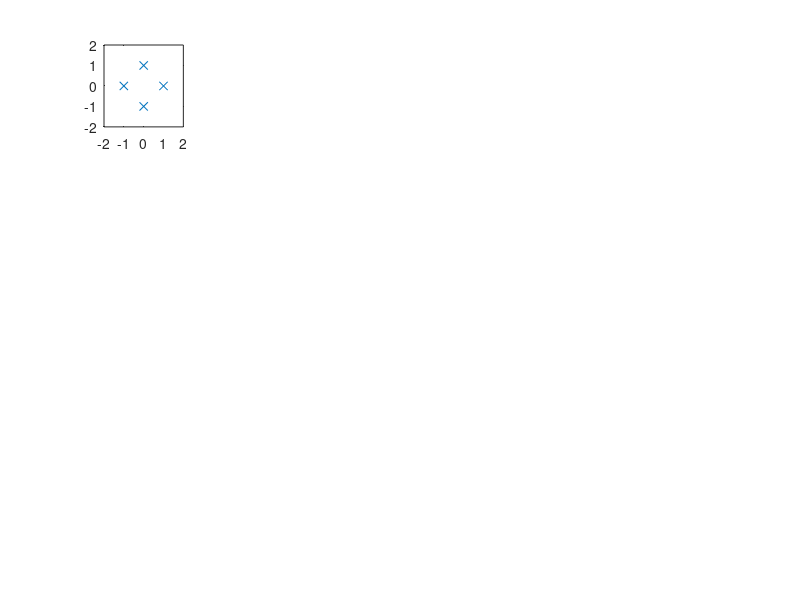

Reproduce this figure in MATLAB. (Note: this script raises an error after producing the figure.)
%% initialization
clc; clear; close all;

%% Setting
SNR = 0:5:30;
phase = [36, 18, 12, 9, 7.2, 6, 5.143, 4.5, 4, 3.6, 3.273, 3, 2.77, 2.571, 2.4, 2.25, 2.118, 2];
%% Create QPSK and Add Noise
M_Q = 4;
x_Q = (0:M_Q-1)';

mod_Q_5 = pskmod(x_Q, M_Q, pi/1); 
mod_Q_10 = pskmod(x_Q, M_Q, pi/18);
mod_Q_15 = pskmod(x_Q, M_Q, pi/12);
mod_Q_20 = pskmod(x_Q, M_Q, pi/9);
mod_Q_25 = pskmod(x_Q, M_Q, pi/7.2);
mod_Q_30 = pskmod(x_Q, M_Q, pi/6);
mod_Q_35 = pskmod(x_Q, M_Q, pi/5.143);
mod_Q_40 = pskmod(x_Q, M_Q, pi/4.5);
mod_Q_45 = pskmod(x_Q, M_Q, pi/4);
mod_Q_50 = pskmod(x_Q, M_Q, pi/3.6);
mod_Q_55 = pskmod(x_Q, M_Q, pi/3.273);
mod_Q_60 = pskmod(x_Q, M_Q, pi/3);
mod_Q_65 = pskmod(x_Q, M_Q, pi/2.77);
mod_Q_70 = pskmod(x_Q, M_Q, pi/2.571);
mod_Q_75 = pskmod(x_Q, M_Q, pi/2.4);
mod_Q_80 = pskmod(x_Q, M_Q, pi/2.25);
mod_Q_85 = pskmod(x_Q, M_Q, pi/2.118);
mod_Q_90 = pskmod(x_Q, M_Q, pi/2);
figure; 
subplot(4, 5, 1);
plot(real(mod_Q_5), imag(mod_Q_5), 'x');
axis([-2 2 -2 2]);
xline(0)
yline(0)
subplot(4, 5, 2);
plot(real(mod_Q_10), imag(mod_Q_10), 'x');
axis([-2 2 -2 2]);
xline(0)
yline(0)
subplot(4, 5, 3);
plot(real(mod_Q_15), imag(mod_Q_15), 'x');
axis([-2 2 -2 2]);
xline(0)
yline(0)
subplot(4, 5, 4);
plot(real(mod_Q_20), imag(mod_Q_20), 'x');
axis([-2 2 -2 2]);
xline(0)
yline(0)
subplot(4, 5, 5);
plot(real(mod_Q_25), imag(mod_Q_25), 'x');
axis([-2 2 -2 2]);
xline(0)
yline(0)
subplot(4, 5, 6);
plot(real(mod_Q_30), imag(mod_Q_30), 'x');
axis([-2 2 -2 2]);
xline(0)
yline(0)
subplot(4, 5, 7);
plot(real(mod_Q_35), imag(mod_Q_35), 'x');
axis([-2 2 -2 2]);
xline(0)
yline(0)
subplot(4, 5, 8);
plot(real(mod_Q_40), imag(mod_Q_40), 'x');
axis([-2 2 -2 2]);
xline(0)
yline(0)
subplot(4, 5, 9);
plot(real(mod_Q_45), imag(mod_Q_45), 'x');
axis([-2 2 -2 2]);
xline(0)
yline(0)
subplot(4, 5, 10);
plot(real(mod_Q_50), imag(mod_Q_50), 'x');
axis([-2 2 -2 2]);
xline(0)
yline(0)
subplot(4, 5, 11);
plot(real(mod_Q_55), imag(mod_Q_55), 'x');
axis([-2 2 -2 2]);
xline(0)
yline(0)
subplot(4, 5, 12);
plot(real(mod_Q_60), imag(mod_Q_60), 'x');
axis([-2 2 -2 2]);
xline(0)
yline(0)
subplot(4, 5, 13);
plot(real(mod_Q_65), imag(mod_Q_65), 'x');
axis([-2 2 -2 2]);
xline(0)
yline(0)
subplot(4, 5, 14);
plot(real(mod_Q_70), imag(mod_Q_70), 'x');
axis([-2 2 -2 2]);
xline(0)
yline(0)
subplot(4, 5, 15);
plot(real(mod_Q_75), imag(mod_Q_75), 'x');
axis([-2 2 -2 2]);
xline(0)
yline(0)
subplot(4, 5, 16);
plot(real(mod_Q_80), imag(mod_Q_80), 'x');
axis([-2 2 -2 2]);
xline(0)
yline(0)
subplot(4, 5, 17);
plot(real(mod_Q_85), imag(mod_Q_85), 'x');
axis([-2 2 -2 2]);
xline(0)
yline(0)
subplot(4, 5, 18);
plot(real(mod_Q_90), imag(mod_Q_90), 'x');
axis([-2 2 -2 2]);
xline(0)
yline(0)
%% 8PSK
M_8 = 8;
x_8 = (0:M_8-1)';

mod_8_5 = pskmod(x_8, M_8, pi/36); 
mod_8_10 = pskmod(x_8, M_8, pi/18);
mod_8_15 = pskmod(x_8, M_8, pi/12);
mod_8_20 = pskmod(x_8, M_8, pi/9);
mod_8_25 = pskmod(x_8, M_8, pi/7.2);
mod_8_30 = pskmod(x_8, M_8, pi/6);
mod_8_35 = pskmod(x_8, M_8, pi/5.143);
mod_8_40 = pskmod(x_8, M_8, pi/4.5);
mod_8_45 = pskmod(x_8, M_8, pi/4);

figure; 
subplot(3, 3, 1);
plot(real(mod_8_5), imag(mod_8_5), 'x');
axis([-2 2 -2 2]);
xline(0)
yline(0)
subplot(3, 3, 2);
plot(real(mod_8_10), imag(mod_8_10), 'x');
axis([-2 2 -2 2]);
xline(0)
yline(0)
subplot(3, 3, 3);
plot(real(mod_8_15), imag(mod_8_15), 'x');
axis([-2 2 -2 2]);
xline(0)
yline(0)
subplot(3, 3, 4);
plot(real(mod_8_20), imag(mod_8_20), 'x');
axis([-2 2 -2 2]);
xline(0)
yline(0)
subplot(3, 3, 5);
plot(real(mod_8_25), imag(mod_8_25), 'x');
axis([-2 2 -2 2]);
xline(0)
yline(0)
subplot(3, 3, 6);
plot(real(mod_8_30), imag(mod_8_30), 'x');
axis([-2 2 -2 2]);
xline(0)
yline(0)
subplot(3, 3, 7);
plot(real(mod_8_35), imag(mod_8_35), 'x');
axis([-2 2 -2 2]);
xline(0)
yline(0)
subplot(3, 3, 8);
plot(real(mod_8_40), imag(mod_8_40), 'x');
axis([-2 2 -2 2]);
xline(0)
yline(0)
subplot(3, 3, 9);
plot(real(mod_8_45), imag(mod_8_45), 'x');
axis([-2 2 -2 2]);
xline(0)
yline(0)

%% 16QAM
M_16 = 16;
x_16 = (0:M_16-1)';

figure;
for phase_num = 2:2:18
    mod_16 = qammod(x_16, M_16, 'UnitAveragePower',true).* exp(1i*pi/phase(phase_num));

    subplot(3, 3, phase_num/2)
    plot(real(mod_16), imag(mod_16), 'x');

end
%% 64QAM
M_64 = 64;
x_64 = (0:M_64-1)';

figure;
for phase_num = 2:2:18
    mod_16 = qammod(x_64, M_64, 'UnitAveragePower',true).* exp(1i*pi/phase(phase_num));

    subplot(3, 3, phase_num/2)
    plot(real(mod_16), imag(mod_16), 'x');

end
